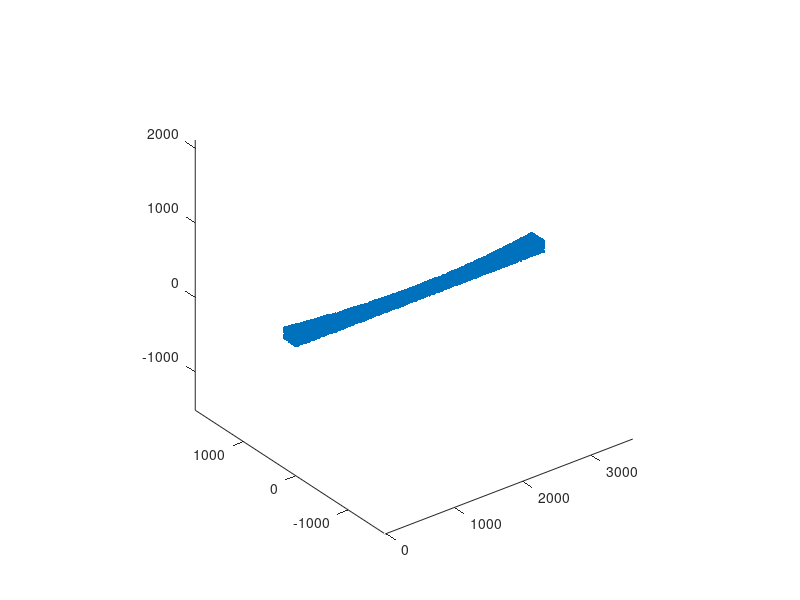

This chart was generated by the following MATLAB code:
%% atomistic carbon grid generator
pix = 12;
boxsize = pix*[300,500,50];
pad = [pix,pix,0];
radius = 1e4; %hole radius
thick = 150; %carbon thickness
hcen = [boxsize(1)/2+randi(120),radius+20+randi(120)]; %offsets for the hole center
filmsize = boxsize+pad*2; filmsize(3) = thick;

density = 2.5/(1e8)^3/12*6.022e23; %carbons per A^3, approx 0.1
ccount = round(density*prod(filmsize)/100);
carbons = rand(ccount,3).*filmsize-pad;
carbons(:,3) = carbons(:,3)+(boxsize(3)-thick)/2;

h = sqrt( (carbons(:,1)-hcen(1)).^2 + (carbons(:,2)-hcen(2)).^2 );% +rand(ccount,1)*0;
carbons = carbons(h>radius,:); %filter out points inside the grid hole

%x = 1:100; y = 1.3.^x; plot(x,y);
plot3(carbons(:,1),carbons(:,2),carbons(:,3),'.'); axis equal
